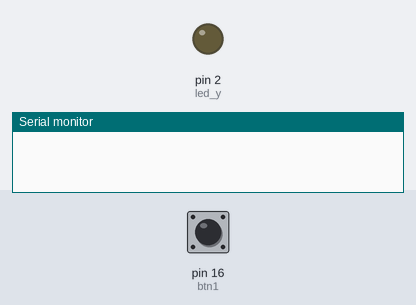
Recording of a sketch running on a simulated Arduino Uno, built with avr-gcc and run on an emulated ATmega328P. Shown: output pins drawn as LEDs (lit = HIGH), the last lines printed to the serial monitor. Inputs (shaded band) come from the test bench; at power-on: pin 16 (btn1) HIGH.

Above: at 1.2 s.
1.3 s: pin 16 (btn1) pulled LOW for 0.15 s
At 2.6 s:
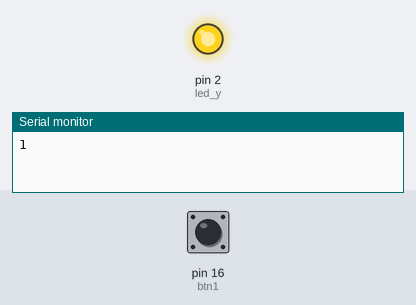
2.9 s: pin 16 (btn1) pulled LOW for 1 s
At 5.1 s:
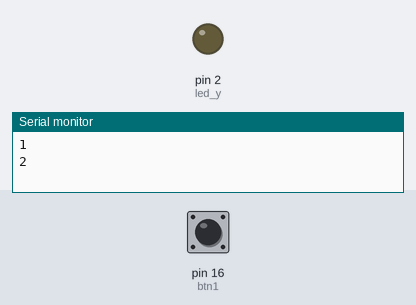
5.4 s: pin 16 (btn1) pulled LOW for 3.2 s
At 9.9 s:
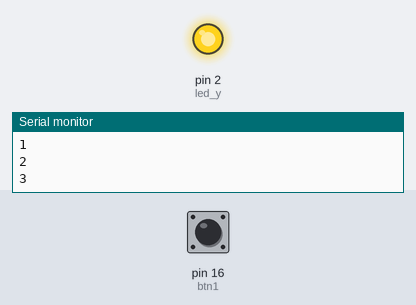
Timing chart, 0 to 11.4 s (numbered marks = the images above; inputs shaded):
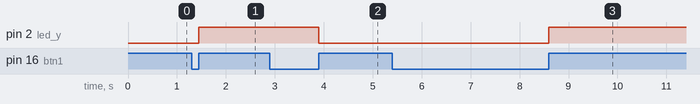

Measured:
- after the input at 1.3 s, pin 2 (led_y): LOW → HIGH after 0.15 s
- after the input at 2.9 s, pin 2 (led_y): HIGH → LOW after 1.0 s
- after the input at 5.4 s, pin 2 (led_y): LOW → HIGH after 3.2 s

The sketch:

pj2_2_button_led.ino
```cpp
#define btn1 16
#define led_y 2
int btn_count = 0; //Used to count the clicked button times

void setup() {
  Serial.begin(9600);
  pinMode(btn1, INPUT);
  pinMode(led_y, OUTPUT);
}

void loop() {
  boolean btn1_val = digitalRead(btn1);
  if(btn1_val == 0) //If the button is pressed
  {
    delay(10);  //Delay 10ms to eliminate button jitter
    if(btn1_val == 0) //Make sure the button is pressed again
    {
      boolean btn_state = 1;
      while(btn_state == 1) //Loop indefinitely until the button is released
      {
        boolean btn_val = digitalRead(btn1);
        if(btn_val == 1)  //If the button is released
        {
          btn_count++;    //Automatically increments by 1, account the  clicked button times
          Serial.println(btn_count);
          btn_state = 0;  //The button is released and exits the loop
        }
      }
    }
    boolean value = btn_count % 2; //Take the remainder of the value, you will get 0 or 1
    if(value == 1)
    {
      digitalWrite(led_y, HIGH);
    }
    else{
      digitalWrite(led_y, LOW);
    }
  }
}
```
